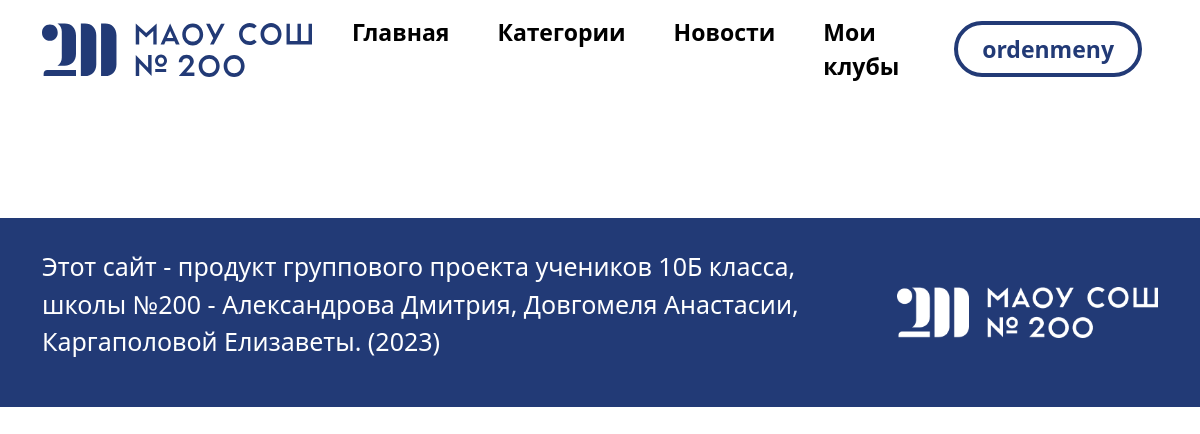
/list_club/kultura (signed in), run on an earlier commit of the app's database.
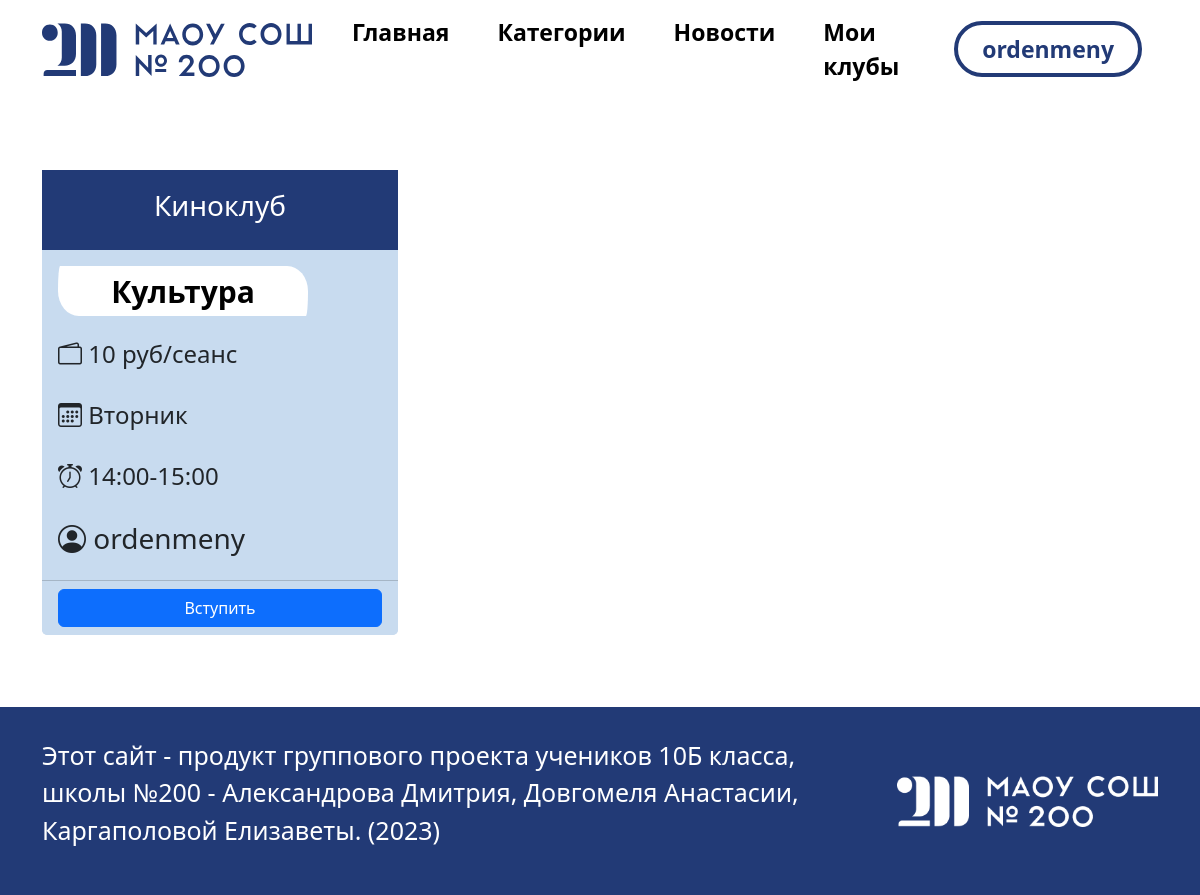
And on a later commit of the database.
### clubs_app/models.py (models this page shows, shortened)
class ClubModel(models.Model):
    manager = models.ForeignKey(
        settings.AUTH_USER_MODEL,
        on_delete=models.CASCADE, null=True, related_name='user_system')
    title_club = models.CharField(max_length=128, null=False, blank=False)
    cat_club = models.ForeignKey('CatClubModel', on_delete=models.CASCADE)
    info_club = models.TextField()
    days_event = models.CharField(max_length=100, null=True, blank=True)
    time_event = models.CharField(max_length=100, null=True, blank=True)
    price_club = models.CharField(max_length=256, null=True, blank=True)
    member = models.ManyToManyField(settings.AUTH_USER_MODEL, related_name='member_field')
    slug_club = models.SlugField(max_length=255, unique=True, null=True)
    class Meta:
        verbose_name = 'Клубы'
        verbose_name_plural = 'Клубы'
        ordering = ['-id']

class CatClubModel(models.Model):
    cat = models.CharField(max_length=128, verbose_name="Категория")
    slug = models.SlugField(max_length=255, unique=True)
    image = models.ImageField(upload_to='photos/', null=True)
    def __str__(self):
        return self.cat
    class Meta:
        verbose_name = 'Категории клубов'
        verbose_name_plural = 'Категории клубов'

### accounts/models.py (models this page shows)
class SignUpModel(AbstractUser):
    pass

### clubs_app/views.py (the view)
# urls.py: path('list_club/<slug:cat_slug>', list_club, name='list_club'),
@login_required
def list_club(request, cat_slug):
    club_model = ClubModel.objects.filter(cat_club=CatClubModel.objects.get(slug=cat_slug))
    context = {
        'club_model': club_model,
    }
    return render(request, template_name='clubs_app/list_club.html', context=context)

### clubs_app/templatetags/custom_filters.py (called while the page is built)
@register.filter
def split_string(value):
    return value.split(" ")

### clubs_app/templates/clubs_app/list_club.html (shortened to what this page needs)
{% extends 'clubs_app/base/base.html' %}
{% load static %}
{% block css %}
    <link rel="stylesheet" href="{% static 'css/style2.css' %}">
{% endblock %}
{% block content %}
    <br><br><br>
    <div class="container">
        <div class="row row-cols-1 row-cols-md-3 g-4">
            {% for club in club_model %}
                <div class="col ">
                    <div class="card h-100 list-club-table">
                        <div style="border: 1px solid #223a76; height:80px; background: #223a76"
                             class="d-flex align-items-center justify-content-center">
                            <h3 style="color:white !important;" class="">{{ club.title_club }}</h3>
                        </div>
                        <div class="card-body">
                            <div class="text-center d-flex align-items-center justify-content-center"
                                 style="background-color: white; border-radius: 10px 100px / 120px; height: 50px; width: 250px">
                                <a href="#" style="text-decoration: none; color: black"
                                   class="text-center intro-block-links">{{ club.cat_club }}</a>
                            </div>
                            <br>
                            {% if club.price_club %}
                                <h4><i class="bi bi-wallet2"></i> {{ club.price_club }}</h4><br>
                            {% endif %}
                            {% if club.days_event %}
                                <h4><i class="bi bi-calendar3"></i> {{ club.days_event }}</h4><br>
                            {% endif %}
                            {% if club.time_event %}
                                <h4><i class="bi bi-alarm"></i> {{ club.time_event }}</h4><br>
                            {% endif %}
                            <h3><i class="bi bi-person-circle"></i> {{ club.manager }}</h3>
                        </div>
                        <div class="card-footer" style="background: #c8dbef">
                            <a class="btn btn-primary  mx-auto" style="display: block" href="{% url 'clubs_app:join_club' club_id=club.pk %}">Вступить</a>
                        </div>
                    </div>
                </div>
            {% endfor %}
        </div>
    </div>
    <br><br><br>
{% endblock content %}

What changed in the data, as far as the page shows it:
added ClubModel: title_club "Киноклуб", cat_club "Культура", price_club "10 руб/сеанс", days_event "Вторник", time_event "14:00-15:00", manager "ordenmeny"
